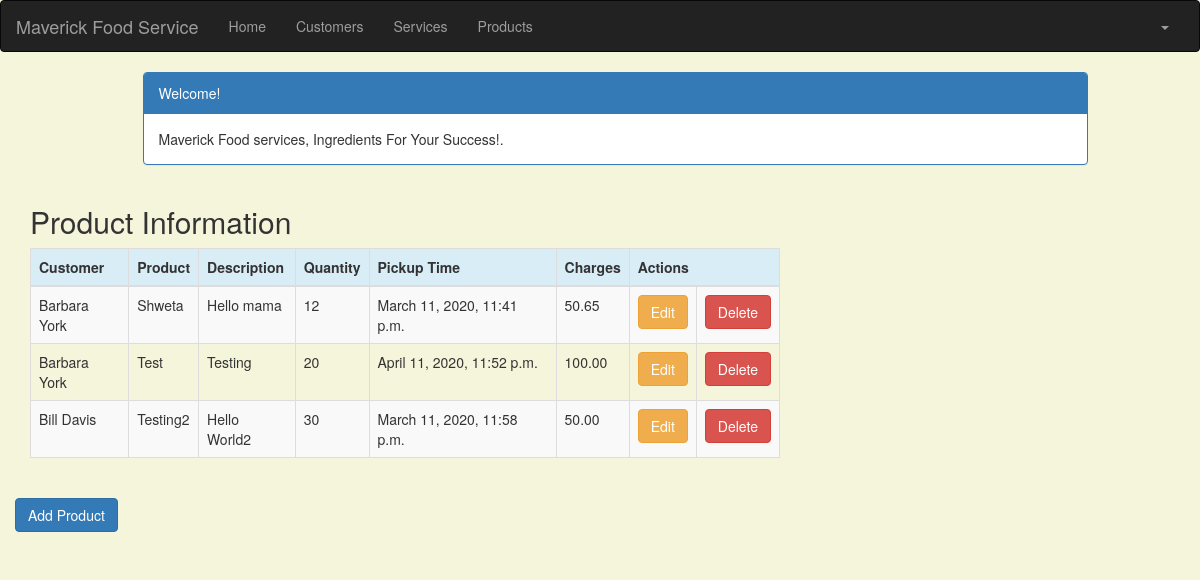
The page /product_list (signed in) on the database its author committed.
### crm/models.py (models this page shows, shortened)
class Product(models.Model):
    cust_name = models.ForeignKey(Customer, on_delete=models.CASCADE, related_name='products')
    product = models.CharField(max_length=100)
    p_description = models.TextField()
    quantity = models.IntegerField()
    pickup_time = models.DateTimeField(
        default=timezone.now)
    charge = models.DecimalField(max_digits=10, decimal_places=2)
    created_date = models.DateTimeField(
        default=timezone.now)
    updated_date = models.DateTimeField(auto_now_add=True)

class Customer(models.Model):
    cust_name = models.CharField(max_length=50)
    organization = models.CharField(max_length=100, blank=True)
    role = models.CharField(max_length=100)
    email = models.EmailField(max_length=100)
    bldgroom = models.CharField(max_length=100)
    address = models.CharField(max_length=200)
    account_number = models.IntegerField(blank=False, null=False)
    city = models.CharField(max_length=50)
    state = models.CharField(max_length=50)
    zipcode = models.CharField(max_length=10)
    phone_number = models.CharField(max_length=50)
    created_date = models.DateTimeField(
        default=timezone.now)
    updated_date = models.DateTimeField(auto_now_add=True)

### crm/views.py (the view)
# urls.py: path('product_list', views.product_list, name='product_list'),
@login_required
def product_list(request):
   products = Product.objects.filter(created_date__lte=timezone.now())
   return render(request, 'crm/product_list.html', {'products': products})

### crm/models.py (called while the page is built)
    def __str__(self):
        return str(self.cust_name)

### crm/templates/crm/product_list.html (shortened to what this page needs)
<!DOCTYPE html>
{% extends 'crm/base.html' %}
{% block content %}
    <head>
        <link rel="stylesheet" href="https://maxcdn.bootstrapcdn.com/bootstrap/3.3.4/css/bootstrap.min.css">
    </head>
    <body>
    <div class="container">
        <div class="row">
            <div class="col-md-10 col-md-offset-1">
                <div class="panel panel-primary">
                    <div class="panel-heading">Welcome!</div>
                    <div class="panel-body">
                        Maverick Food services, Ingredients For Your Success!.
                    </div>
                </div>
            </div>
        </div>
    </div>
    <div class="row">
        <h2 style="padding-left: 15Px">Product Information</h2>
    </div>
    <div>
        <table class="table table-striped table-bordered table-hover">
            <thead>
            <tr class="bg-info">
                <th>Customer</th>
                <th>Product</th>
                <th>Description</th>
                <th>Quantity</th>
                <th>Pickup Time</th>
                <th>Charges</th>
                <th colspan="3">Actions</th>
            </tr>
            </thead>
            <tbody>
            {% for product in products %}
                <tr>
                    <td>{{ product.cust_name}}</td>
                    <td>{{ product.product}}</td>
                    <td>{{ product.p_description }}</td>
                    <td>{{ product.quantity }}</td>
                    <td>{{ product.pickup_time }}</td>
                    <td>{{ product.charge }}</td>
                    <td><a href="{% url 'crm:product_edit' pk=product.pk %}"
                           class="btn btn-warning">Edit</a></td>
                    <td><a href="{% url 'crm:product_delete' pk=product.pk %}"
                           onclick="return confirm('Are you sure you want to delete?')"
                           class="btn btn-danger">Delete</a>
                    </td>
                </tr>
            {% endfor %}
            </tbody>
        </table>
    </div>
    <div class="row">
         <a href="{% url 'crm:product_new' %}" class="row"><span
                    class="btn btn-primary">Add Product</span></a>
     </div>
    </body>
{% endblock %}

### crm/templates/crm/product_list.html (style rules this page uses)
body { background-color: beige; }

### rows shown on the page
Product: cust_name "Barbara York", product "Shweta", p_description "Hello mama", quantity "12", pickup_time "March 11, 2020, 11:41 p.m.", charge "50.65"
Product: cust_name "Barbara York", product "Test", p_description "Testing", quantity "20", pickup_time "April 11, 2020, 11:52 p.m.", charge "100.00"
Product: cust_name "Bill Davis", product "Testing2", p_description "Hello World2", quantity "30", pickup_time "March 11, 2020, 11:58 p.m.", charge "50.00"
